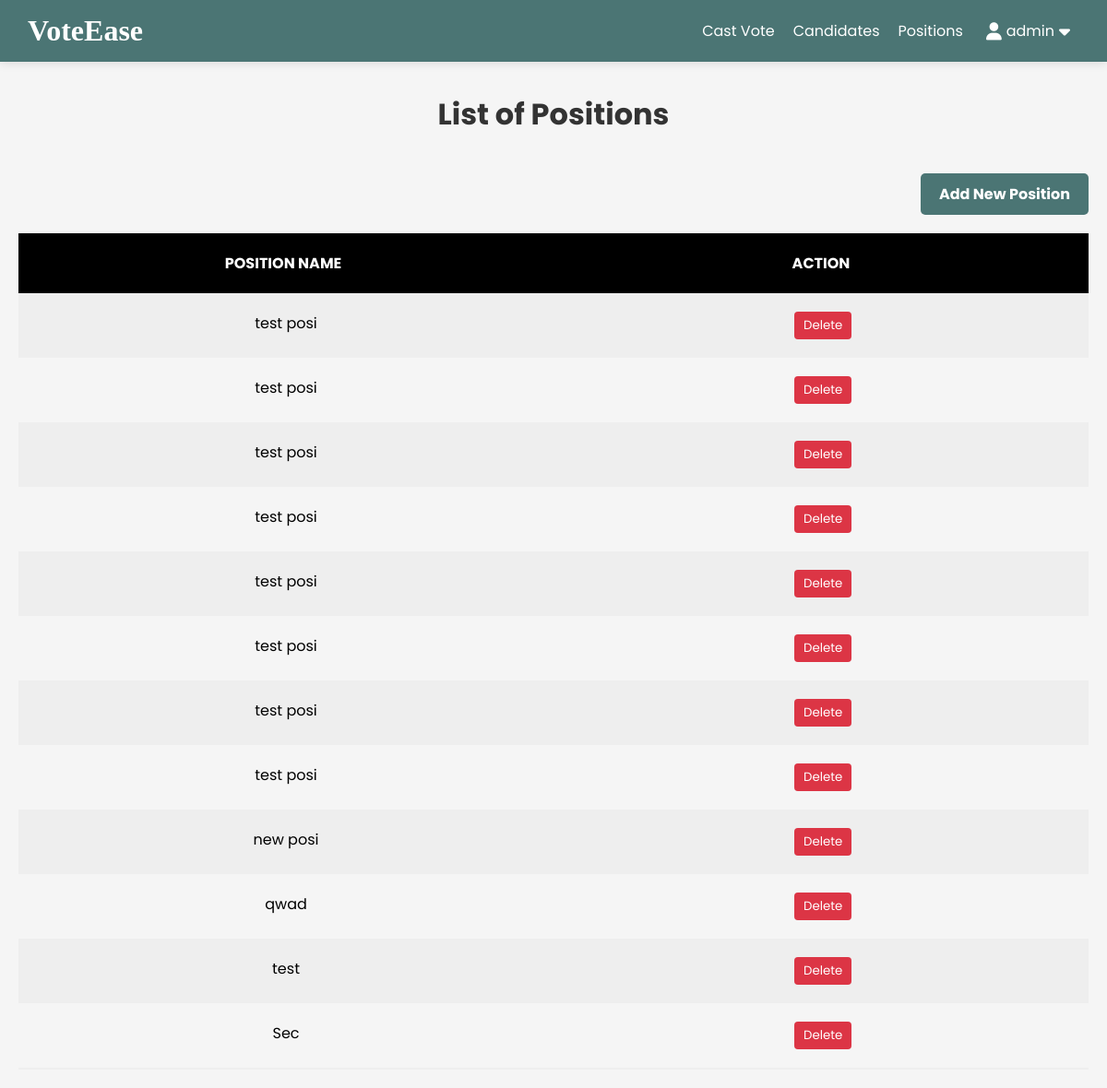
The app's page /positions (signed in), older data.
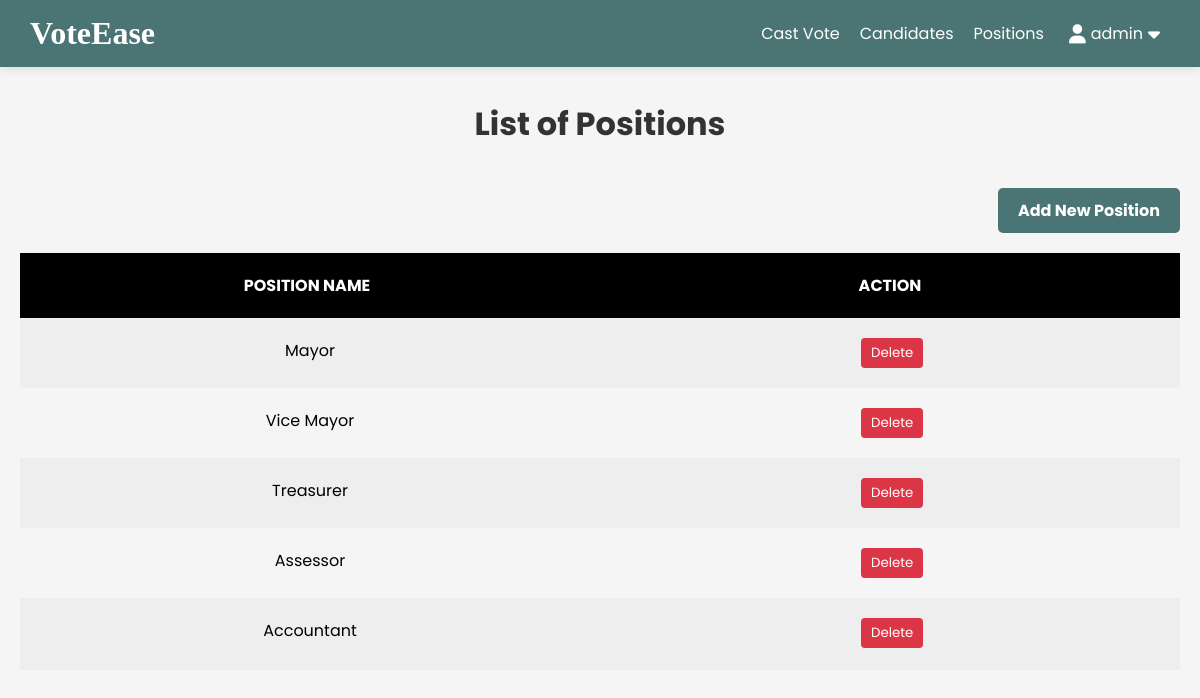
The same page, newer data.
### voteease_app/models.py (models this page shows, shortened)
class Position(models.Model):
    position_name = models.CharField(max_length=255)
    vote_count = models.IntegerField()

### voteease_app/views.py (the view)
# urls.py: path('positions', views.positions, name='positions'),
@login_required
def positions(request):
    all_position = Position.objects.all()
    voted_positions = {}
    if request.user.is_authenticated and request.user.user_type == 'student':
        for position in all_position:
            has_voted = Vote.objects.filter(user=request.user, position=position).exists()
            voted_positions[position.id] = has_voted
    context = {
        'all_position': all_position,
        'voted_positions': voted_positions,
    }
    return render(request, 'votingsystemUi3.html', context)

### voteease_app/templates/votingsystemUi3.html (shortened to what this page needs)
{% load static %}
<!DOCTYPE html>
<html lang="en">
<head>
    <link rel="stylesheet" href="{% static 'css/votingsystemUistyle2.css' %}">
    <link rel="stylesheet" href="https://cdnjs.cloudflare.com/ajax/libs/font-awesome/6.4.0/css/all.min.css">
</head>
<body>
    <header>
        <h2 class="logo">VoteEase</h2>
        <button class="dropdown-button" id="home_btn" style="margin-left: auto;">Cast Vote</button>
        <button class="dropdown-button" id="candidate_btn" >Candidates</button>
        <button class="dropdown-button" id="position_btn">Positions</button>
        <nav class="navbar navbar-light bg-light">
            <div class="dropdown">
                <button class="dropdown-button" id="userDropdown">
                    <i class="fas fa-user icon" style="margin-right: 5px;"></i>{{ user.username }} <i class="fas fa-caret-down icon"></i>
                </button>
            </div>
        </nav>
    </header>
    <main class="voting-container">
        <div class="voting-header">
            <h1>List of Positions</h1>
        </div>
        <div class="button-container">
            <button id="add_position_button" class="btn add-position-btn">Add New Position</button>
        </div>
        <table class="table">
            <div class="table-header">
                <div class="header__item"><a id="position_name" class="filter__link" href="#">Position Name</a></div>
                <div class="header__item">Action</div>
            </div>
            <div class="table-content">
                {% for position in all_position %}
                    <div class="table-row">
                        <div class="table-data">{{ position.position_name }}</div>
                        <div class="table-data">
                            <form method="POST" action="{% url 'delete_position' position.id %}" class="delete-form">
                                <button type="submit" class="delete-btn">Delete</button>
                            </form>
                        </div>
                    </div>
                {% endfor %}
            </div>
        </table>
    </main>
</body>
</html>

Row changes from the older to the newer data that the page shows:
removed Position: position_name "test posi"
removed Position: position_name "test posi"
removed Position: position_name "test posi"
removed Position: position_name "test posi"
removed Position: position_name "test posi"
removed Position: position_name "test posi"
removed Position: position_name "test posi"
removed Position: position_name "test posi"
removed Position: position_name "new posi"
removed Position: position_name "qwad"
removed Position: position_name "test"
removed Position: position_name "Sec"
added Position: position_name "Mayor"
added Position: position_name "Vice Mayor"
added Position: position_name "Treasurer"
added Position: position_name "Assessor"
added Position: position_name "Accountant"
